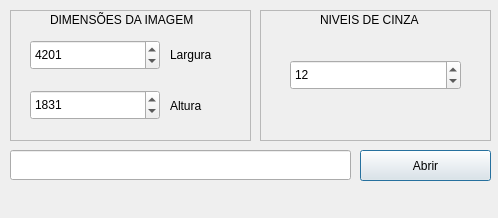
<?xml version="1.0" encoding="UTF-8"?>
<ui version="4.0">
 <class>GUIImageLoader</class>
 <widget class="QDialog" name="GUIImageLoader">
  <property name="geometry">
   <rect>
    <x>0</x>
    <y>0</y>
    <width>498</width>
    <height>218</height>
   </rect>
  </property>
  <property name="windowTitle">
   <string>Abrir Imagem</string>
  </property>
  <widget class="QFrame" name="FrameDdI">
   <property name="geometry">
    <rect>
     <x>10</x>
     <y>10</y>
     <width>241</width>
     <height>131</height>
    </rect>
   </property>
   <property name="frameShape">
    <enum>QFrame::StyledPanel</enum>
   </property>
   <property name="frameShadow">
    <enum>QFrame::Raised</enum>
   </property>
   <widget class="QLabel" name="DdILabel">
    <property name="geometry">
     <rect>
      <x>40</x>
      <y>0</y>
      <width>161</width>
      <height>20</height>
     </rect>
    </property>
    <property name="text">
     <string>DIMENSÕES DA IMAGEM</string>
    </property>
   </widget>
   <widget class="QLabel" name="LarguraLb">
    <property name="geometry">
     <rect>
      <x>160</x>
      <y>29</y>
      <width>66</width>
      <height>31</height>
     </rect>
    </property>
    <property name="text">
     <string>Largura</string>
    </property>
   </widget>
   <widget class="QLabel" name="AlturaLb">
    <property name="geometry">
     <rect>
      <x>160</x>
      <y>80</y>
      <width>66</width>
      <height>31</height>
     </rect>
    </property>
    <property name="text">
     <string>Altura</string>
    </property>
   </widget>
   <widget class="QSpinBox" name="LarguraSpinBox">
    <property name="geometry">
     <rect>
      <x>20</x>
      <y>30</y>
      <width>130</width>
      <height>30</height>
     </rect>
    </property>
    <property name="minimum">
     <number>0</number>
    </property>
    <property name="maximum">
     <number>999999</number>
    </property>
    <property name="value">
     <number>4201</number>
    </property>
   </widget>
   <widget class="QSpinBox" name="AlturaSpinBox">
    <property name="geometry">
     <rect>
      <x>20</x>
      <y>80</y>
      <width>130</width>
      <height>30</height>
     </rect>
    </property>
    <property name="minimum">
     <number>0</number>
    </property>
    <property name="maximum">
     <number>999999</number>
    </property>
    <property name="value">
     <number>1831</number>
    </property>
   </widget>
  </widget>
  <widget class="QFrame" name="FrameNC">
   <property name="geometry">
    <rect>
     <x>260</x>
     <y>10</y>
     <width>231</width>
     <height>131</height>
    </rect>
   </property>
   <property name="frameShape">
    <enum>QFrame::StyledPanel</enum>
   </property>
   <property name="frameShadow">
    <enum>QFrame::Raised</enum>
   </property>
   <widget class="QLabel" name="NCLabel">
    <property name="geometry">
     <rect>
      <x>60</x>
      <y>0</y>
      <width>121</width>
      <height>20</height>
     </rect>
    </property>
    <property name="text">
     <string>NIVEIS DE CINZA</string>
    </property>
   </widget>
   <widget class="QSpinBox" name="NCspinBox">
    <property name="geometry">
     <rect>
      <x>30</x>
      <y>50</y>
      <width>171</width>
      <height>30</height>
     </rect>
    </property>
    <property name="minimum">
     <number>0</number>
    </property>
    <property name="maximum">
     <number>64</number>
    </property>
    <property name="value">
     <number>12</number>
    </property>
   </widget>
  </widget>
  <widget class="QLineEdit" name="lineCaminho">
   <property name="geometry">
    <rect>
     <x>10</x>
     <y>150</y>
     <width>341</width>
     <height>30</height>
    </rect>
   </property>
   <property name="readOnly">
    <bool>true</bool>
   </property>
  </widget>
  <widget class="QPushButton" name="pBOpen">
   <property name="geometry">
    <rect>
     <x>360</x>
     <y>150</y>
     <width>131</width>
     <height>31</height>
    </rect>
   </property>
   <property name="text">
    <string>Abrir</string>
   </property>
  </widget>
 </widget>
 <resources/>
 <connections/>
</ui>
